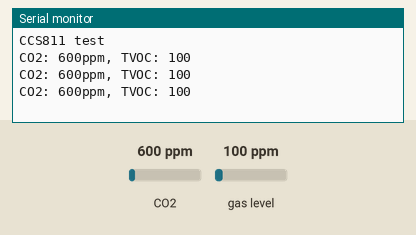
Simulated run of this sketch. Board: Arduino Uno, built with avr-gcc and run on an emulated ATmega328P. Shown: the last lines printed to the serial monitor. The test bench sets the inputs (shaded band); at power-on: CO2 600 ppm, gas level 100 ppm.

Above: at 1.3 s.
1.4 s: CO2 set to 452 ppm
At 1.9 s:
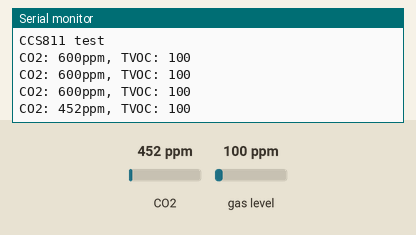
2.9 s: gas level set to 20 ppm
At 3.4 s:
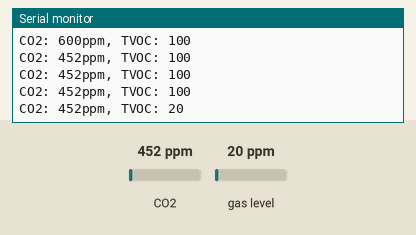
4.4 s: CO2 set to 1050 ppm
At 4.9 s:
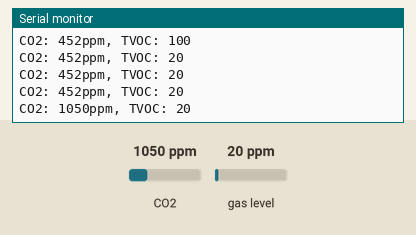
Timing chart, 0 to 7.4 s (numbered marks = the images above; inputs shaded):
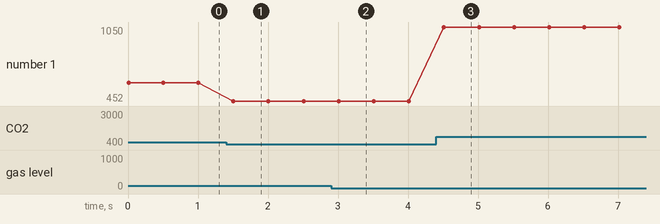

The sketch:

CCS811_test.ino
```cpp
#include "Adafruit_CCS811.h"

Adafruit_CCS811 ccs;

void setup() {
  Serial.begin(9600);

  Serial.println("CCS811 test");

  if(!ccs.begin()){
    Serial.println("¡No se ha encontrado el sensor! Por favot comprueba el cableado.");
    while(1);
  }

  // Esperar a que el sensor este disponible
  while(!ccs.available());
}

void loop() {
  if(ccs.available()){
    if(!ccs.readData()){
      Serial.print("CO2: ");
      Serial.print(ccs.geteCO2());
      Serial.print("ppm, TVOC: ");
      Serial.println(ccs.getTVOC());
    }
    else{
      Serial.println("¡ERROR!");
      while(1);
    }
  }
  delay(500);
}
```

Measured:
- after the input at 1.4 s, the serial monitor: prints a new line after 0.11 s (image 1)
- after the input at 2.9 s, the serial monitor: prints a new line after 0.11 s (image 2)
- after the input at 4.4 s, the serial monitor: prints a new line after 0.11 s (image 3)
- plotted number 1: 600 → 452 after the input at 1.4 s, 452 → 1050 after the input at 4.4 s
